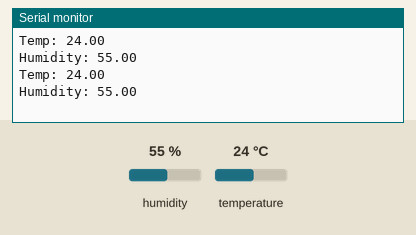
The sketch below on a simulated ESP8266 (NodeMCU). Shown: the last lines printed to the serial monitor. Inputs (shaded band) come from the test bench; at power-on: humidity 55 %, temperature 24 °C.

Above: at 3.1 s.
3.2 s: humidity set to 22 %
At 4.4 s:
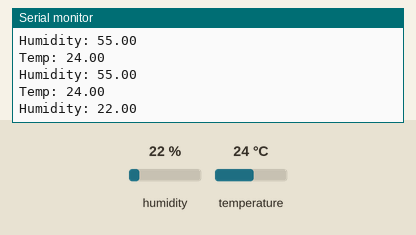
4.7 s: temperature set to 12 °C
At 5.8 s:
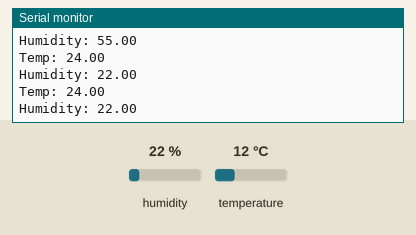
6.2 s: humidity set to 40 %
At 7.7 s:
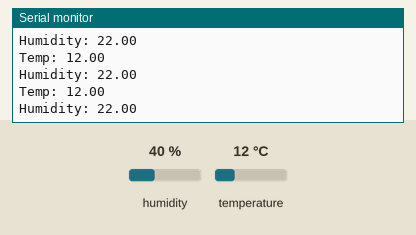
Timing chart, 0 to 9.2 s (numbered marks = the images above; inputs shaded):
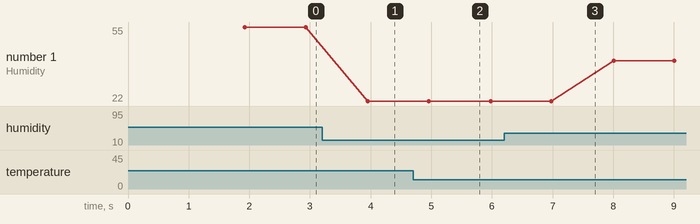

The sketch:

HomeWeatherStation.ino
```cpp
// Fill-in information from your Blynk Template here
#define BLYNK_TEMPLATE_ID "TMPLWzMJtgDD"
#define BLYNK_DEVICE_NAME "HomeWheather"

#define BLYNK_FIRMWARE_VERSION        "0.1.0"

#define BLYNK_PRINT Serial
//#define BLYNK_DEBUG

#define APP_DEBUG

#include "DHT.h"
#include "BlynkEdgent.h"
#define DHTPIN 2
#define DHTTYPE DHT11
DHT dht(DHTPIN, DHTTYPE);

void sendSensor(){
    float h = dht.readHumidity();
    float t = dht.readTemperature();

    if (isnan(h) || isnan(t)) {
    Serial.println(F("Failed to read from DHT sensor!"));
    Blynk.virtualWrite(V0, "Sensor(s) are not Connected!");
    return;
  }else{
      Blynk.virtualWrite(V1, h);
      Blynk.virtualWrite(V2, t);

      Serial.print("Temp: ");
      Serial.println(t);

      Serial.print("Humidity: ");
      Serial.println(h);
      Blynk.virtualWrite(V0, "Everything seems okay!");
  }
}
void setup()
{
  Serial.begin(115200);
  delay(100);

  BlynkEdgent.begin();
  dht.begin();
}

void loop() {
  BlynkEdgent.run();
  sendSensor();
  delay(1000);
}
```

Measured:
- after the input at 3.2 s, the serial monitor: prints a new line after 0.75 s (image 1)
- plotted number 1: 55 → 22 after the input at 3.2 s, 22 → 40 after the input at 6.2 s
